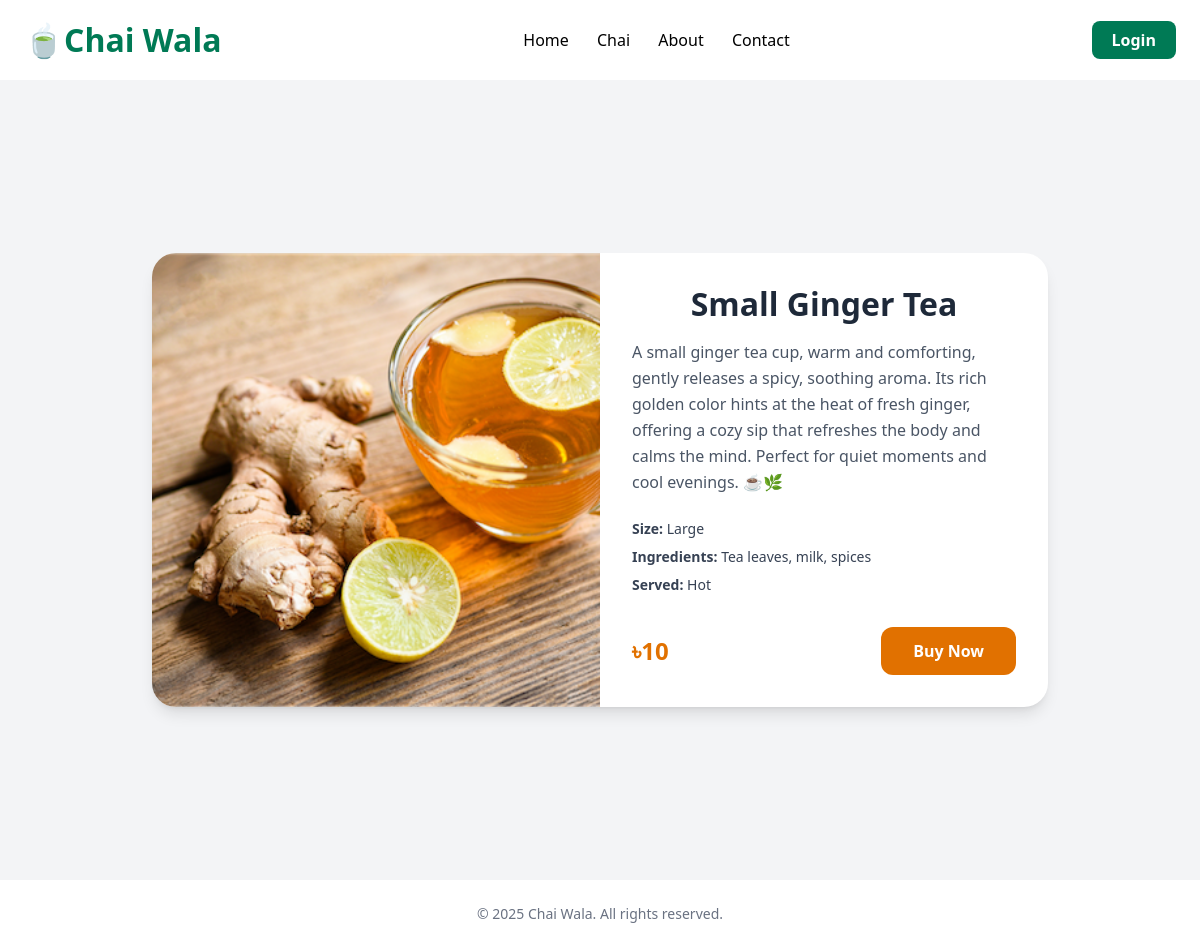
The page /chai/3/ on the database its author committed.
### chai/models.py (models this page shows, shortened)
class ChaiVarity(models.Model):
    CHAI_TYPE_CHOICE = [
        ('MLT', 'MASALA TEA'),
        ('GRT', 'GINGER TEA'),
        ('KLT', 'KIWI TEA'),
        ('ELT', 'ELACHI TEA'),
        ('GT', 'GREEN TEA'),
        ('BLT', 'BLACK TEA'),
        ('HET', 'HERBAL TEA'),
        ('MLT', 'MILK TEA'),
    ]
    name = models.CharField(max_length=100)
    image = models.ImageField(upload_to='chais/')
    date = models.DateTimeField(default=timezone.now)
    tea_type = models.CharField(max_length=5, choices= CHAI_TYPE_CHOICE)
    description = models.TextField(default='', null=True)
    price = models.IntegerField(default=0,null=False)

### chai/views.py (the view)
# urls.py: path('<int:chai_id>/',views.chai_details, name='chai_details'),
def chai_details(request, chai_id):
    chai = get_object_or_404(ChaiVarity, pk=chai_id)# This will take the object if not then this will show 404
    return render(request, 'chai/chai_details.html', {'chai':chai})# sending the data of the chai as objects in the html file

### chai/templates/chai/chai_details.html (shortened to what this page needs)
{% extends 'layout.html' %}
{% block content %}
    <div class="min-h-screen flex items-center justify-center bg-gray-100 p-6">
        <div class="max-w-4xl w-full bg-white rounded-3xl shadow-lg overflow-hidden">
            <div class="grid grid-cols-1 md:grid-cols-2">
                <div class="h-full">
                    <img
                    src="{{ chai.image.url }}"
                    alt="{{ chai.name }}"
                    class="w-full h-full object-cover"
                    />
                </div>
                <div class="p-8 flex flex-col justify-between">
                    <div>
                        <h1 class="text-3xl font-extrabold text-gray-800">
                            {{ chai.name }}
                        </h1>
                        <p class="text-gray-600 mt-4 leading-relaxed">
                            {{ chai.description }}
                        </p>
                        <ul class="mt-6 space-y-2 text-sm text-gray-700">
                            <li><span class="font-semibold">Size:</span> Large</li>
                            <li><span class="font-semibold">Ingredients:</span> Tea leaves, milk, spices</li>
                            <li><span class="font-semibold">Served:</span> Hot</li>
                        </ul>
                    </div>
                    <div class="mt-8 flex items-center justify-between">
                        <span class="text-2xl font-bold text-amber-600">
                            ৳{{ chai.price }}
                        </span>
                        <button
                            class="px-8 py-3 bg-amber-600 text-white rounded-xl font-semibold hover:bg-amber-700 transition"
                        >
                            Buy Now
                        </button>
                    </div>
                </div>
            </div>
        </div>
    </div>
{% endblock content %}

### static/style.css (style rules this page uses)
body { color: black; }
h1 { text-align: center; font-size: 2em; }

### rows shown on the page
ChaiVarity: image (picture), name "Small Ginger Tea", description "A small ginger tea cup, warm and comforting, gently releases a spicy, soothing aroma. Its rich golden color hints at the heat of fresh ginger, offering a cozy sip that refreshes the body and calms the mind. Perfect for quiet moments and cool evenings. ☕🌿", price "10"

### other values the page prints
{{ year|default:"2025" }} "2025"
